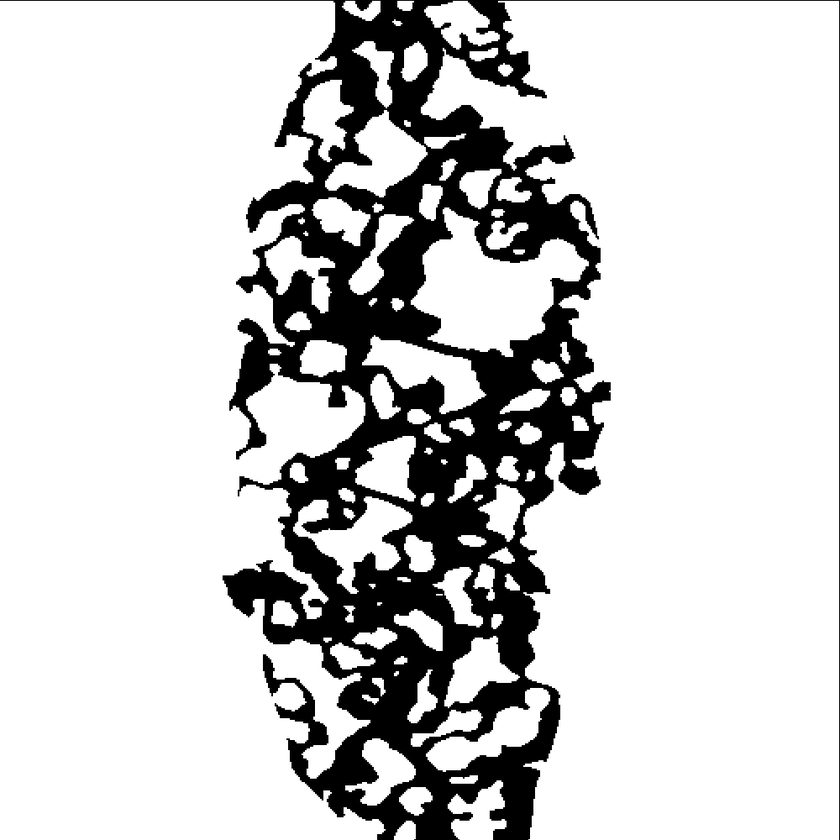
#> input picture Assets/Visual/Maps/processed.bmp, 840 x 840 px, shrunk from 1000 x 1000 before the run, found by its file name
$ python extract_edge.py
#> lines starting #> are read from the running program, lines starting #| are printed output that depends on the picture; after the words box and inside, x2 and y2 are one past the last pixel; in counts of white or black regions, pixels touching at a corner belong together
from PIL import Image
import numpy as np
from scipy.ndimage import convolve
import json

# Load the image
image_path = "Assets\Visual\Maps\processed.bmp"  # Replace with your image file path
image = Image.open(image_path)
#> image is the input picture: PIL image 840x840 RGB; min 0, max 255, mean 206.1

# Convert the image to grayscale and binarize it (black/white threshold)
gray_image = image.convert("L")  # Convert to grayscale
binary_image = np.array(gray_image) < 128  # Threshold to get binary (black/white)
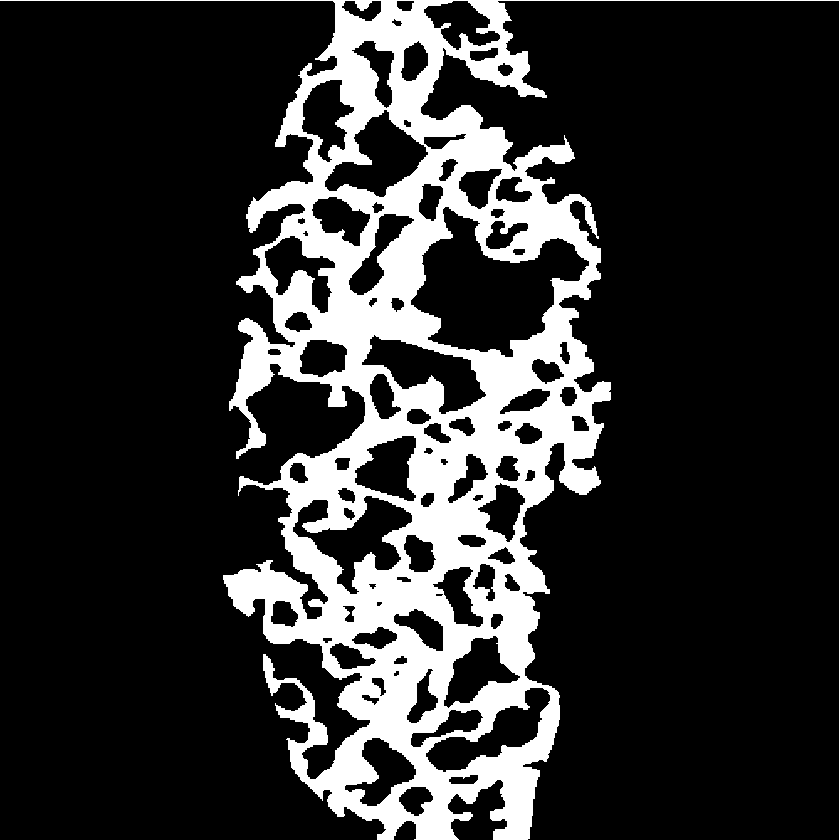
#> binary_image: shape (840, 840) bool; 19.2% white; 1 white region, box (x1, y1, x2, y2) and area: (0, 0, 840, 840) 135541

# Define Sobel kernels for edge detection
sobel_x = np.array([[-1, 0, 1],
                    [-2, 0, 2],
                    [-1, 0, 1]])
sobel_y = np.array([[-1, -2, -1],
                    [ 0,  0,  0],
                    [ 1,  2,  1]])

# Apply Sobel filters to detect edges
edge_x = convolve(binary_image.astype(np.int16), sobel_x)
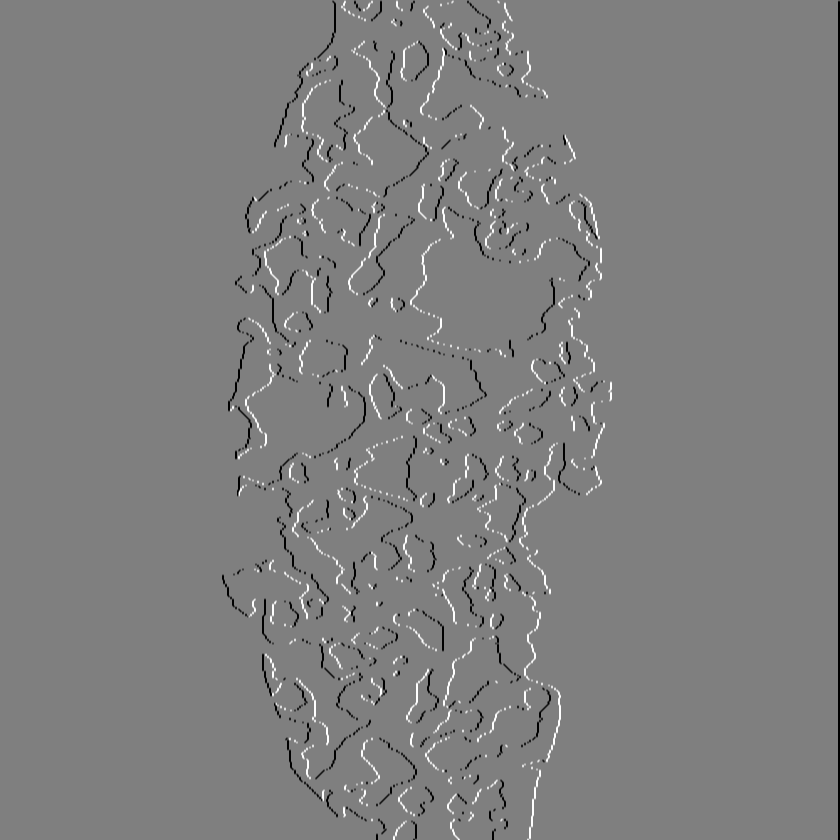
#> edge_x: shape (840, 840) int16; min -4, max 4, mean -0.00951; drawn with min black and max white
edge_y = convolve(binary_image.astype(np.int16), sobel_y)
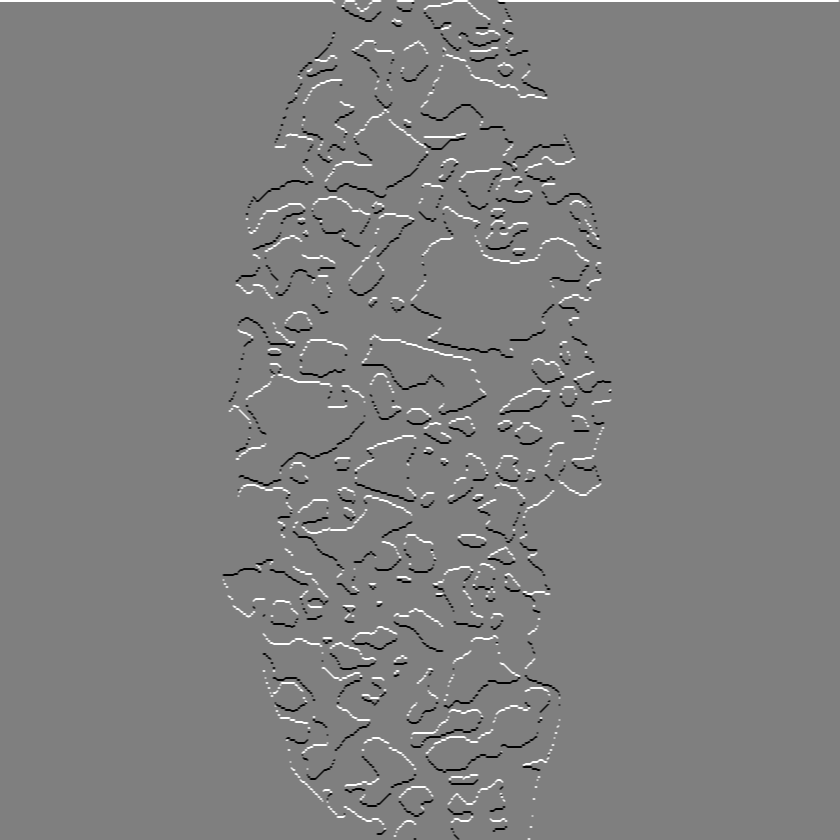
#> edge_y: shape (840, 840) int16; min -4, max 4, mean 0.00841; drawn with min black and max white
edges = np.hypot(edge_x, edge_y) > 0  # Combine edges from both directions
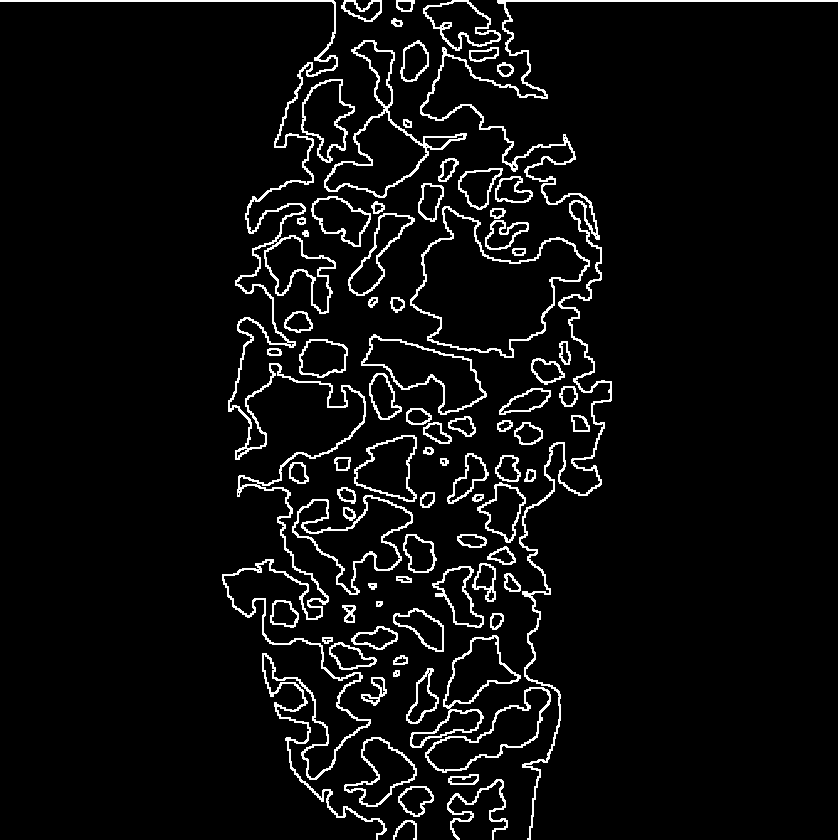
#> edges: shape (840, 840) bool; 5.7% white in thin lines or dots

# Convert to binary (1 for edges, 0 otherwise)
edge_array = edges.astype(np.uint8)

# Save the edge array to a .txt file
output_txt_path = "Assets\Visual\Maps\extracted_edges.txt"  # Replace with your desired file path
np.savetxt(output_txt_path, edge_array, fmt='%d', delimiter='')

print(f"Edges saved to: {output_txt_path}")

# Convert the 2D edge array to a JSON file
output_json_path = "Assets\Visual\Maps\edges.json"  # Replace with your desired file path

# Create a dictionary to store the array
data = {"edges": edge_array.tolist()}  # Convert NumPy array to a regular list

# Save the dictionary as a JSON file
with open(output_json_path, "w") as json_file:
    json.dump(data, json_file)

print(f"Edges saved to JSON: {output_json_path}")
